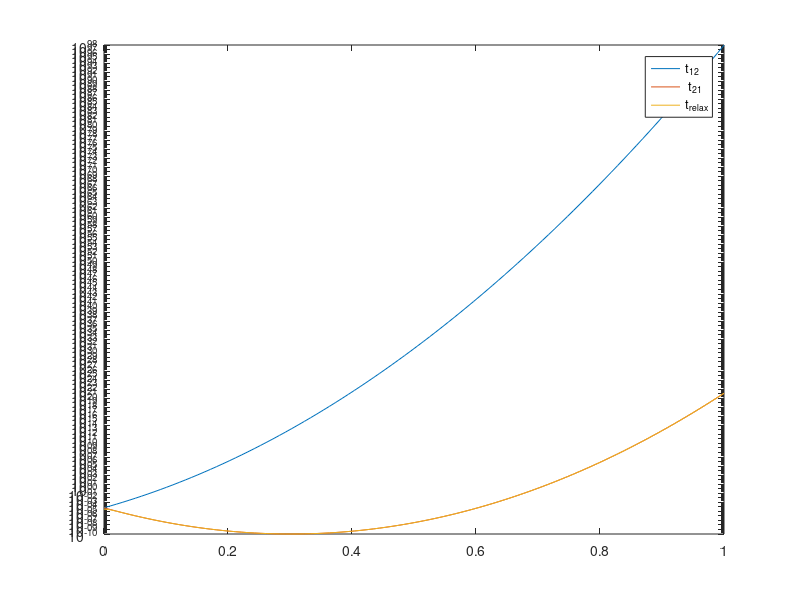

MATLAB code for this plot:


mu0 = pi*4e-7; 
kB = 1.38e-23;
tau0 = 1e-10; 
V = 10e-9 ^ 3; 
T = 393; 
shape = 0.5; 
Ms0 = 480e3; 
ms = Ms0; 
mu0H0 = linspace(0,1,100); 




t_12 = tau0 .* exp(V ./ (2*kB*T) .* (mu0*shape.*ms.^2 + 2*mu0H0.*ms + mu0H0.^2./(mu0*shape)) );
t_21 = tau0 .* exp(V ./ (2*kB*T) .* (mu0*shape.*ms.^2 - 2*mu0H0.*ms + mu0H0.^2./(mu0*shape)) );


t_12 = tau0 .* exp(mu0 * V .* ms.^2.*shape ./ (2*kB*T) .* (1 + abs(mu0H0/mu0)./(shape.*ms)).^ 2);
t_21 = tau0 .* exp(mu0 * V .* ms.^2.*shape ./ (2*kB*T) .* (1 - abs(mu0H0/mu0)./(shape.*ms)).^ 2);

t_relax = 1 ./ (1./t_12 + 1./t_21); 

semilogy(mu0H0, t_12, mu0H0, t_21, mu0H0, t_relax); 
legend('t_{12}', ' t_{21}', 't_{relax}' ); 